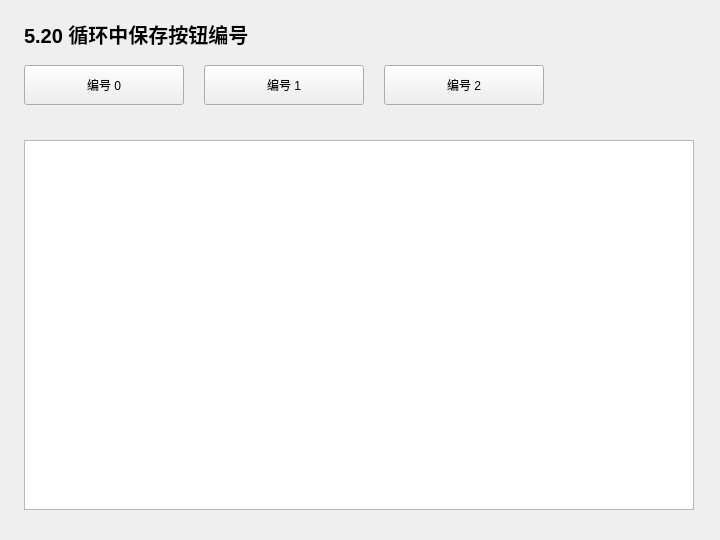
<?xml version="1.0" encoding="UTF-8"?>
<ui version="4.0">
 <class>Widget</class>
 <widget class="QWidget" name="Widget">
  <property name="geometry">
   <rect>
    <x>0</x>
    <y>0</y>
    <width>720</width>
    <height>540</height>
   </rect>
  </property>
  <property name="windowTitle">
   <string>5.20 循环中保存按钮编号</string>
  </property>
  <widget class="QLabel" name="headingLabel">
   <property name="geometry">
    <rect>
     <x>24</x>
     <y>18</y>
     <width>670</width>
     <height>32</height>
    </rect>
   </property>
   <property name="text">
    <string>5.20 循环中保存按钮编号</string>
   </property>
   <property name="font">
    <font>
     <pointsize>15</pointsize>
     <bold>true</bold>
    </font>
   </property>
  </widget>
  <widget class="QPlainTextEdit" name="outputEdit">
   <property name="geometry">
    <rect>
     <x>24</x>
     <y>140</y>
     <width>670</width>
     <height>370</height>
    </rect>
   </property>
   <property name="readOnly">
    <bool>true</bool>
   </property>
  </widget>
  <widget class="QPushButton" name="number0">
   <property name="geometry">
    <rect>
     <x>24</x>
     <y>65</y>
     <width>160</width>
     <height>40</height>
    </rect>
   </property>
   <property name="text">
    <string>编号 0</string>
   </property>
  </widget>
  <widget class="QPushButton" name="number1">
   <property name="geometry">
    <rect>
     <x>204</x>
     <y>65</y>
     <width>160</width>
     <height>40</height>
    </rect>
   </property>
   <property name="text">
    <string>编号 1</string>
   </property>
  </widget>
  <widget class="QPushButton" name="number2">
   <property name="geometry">
    <rect>
     <x>384</x>
     <y>65</y>
     <width>160</width>
     <height>40</height>
    </rect>
   </property>
   <property name="text">
    <string>编号 2</string>
   </property>
  </widget>
 </widget>
 <resources />
 <connections />
</ui>
